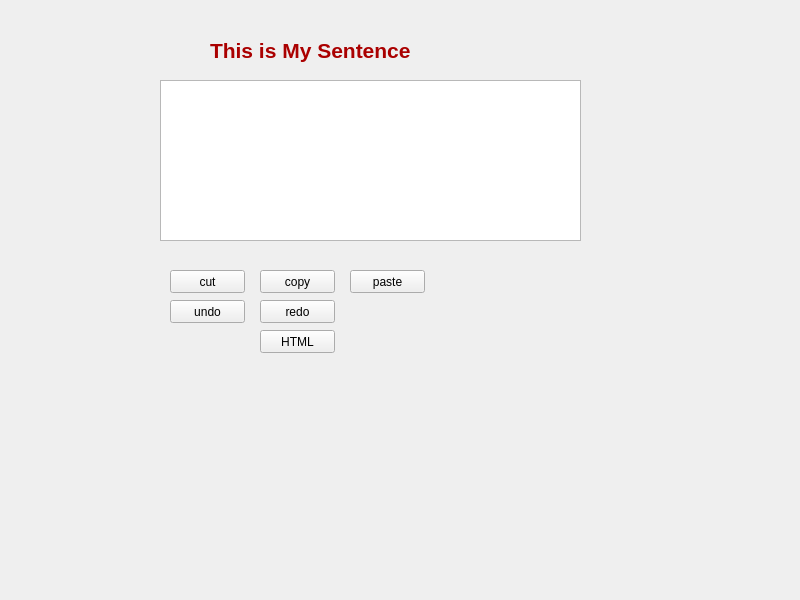
<?xml version="1.0" encoding="UTF-8"?>
<ui version="4.0">
 <class>Widget</class>
 <widget class="QWidget" name="Widget">
  <property name="geometry">
   <rect>
    <x>0</x>
    <y>0</y>
    <width>800</width>
    <height>600</height>
   </rect>
  </property>
  <property name="windowTitle">
   <string>Widget</string>
  </property>
  <widget class="QTextEdit" name="textEdit">
   <property name="geometry">
    <rect>
     <x>160</x>
     <y>80</y>
     <width>421</width>
     <height>161</height>
    </rect>
   </property>
  </widget>
  <widget class="QPushButton" name="pushButton">
   <property name="geometry">
    <rect>
     <x>170</x>
     <y>270</y>
     <width>75</width>
     <height>23</height>
    </rect>
   </property>
   <property name="text">
    <string>cut</string>
   </property>
  </widget>
  <widget class="QPushButton" name="pushButton_3">
   <property name="geometry">
    <rect>
     <x>350</x>
     <y>270</y>
     <width>75</width>
     <height>23</height>
    </rect>
   </property>
   <property name="text">
    <string>paste</string>
   </property>
  </widget>
  <widget class="QPushButton" name="pushButton_4">
   <property name="geometry">
    <rect>
     <x>170</x>
     <y>300</y>
     <width>75</width>
     <height>23</height>
    </rect>
   </property>
   <property name="text">
    <string>undo</string>
   </property>
  </widget>
  <widget class="QPushButton" name="pushButton_5">
   <property name="geometry">
    <rect>
     <x>260</x>
     <y>300</y>
     <width>75</width>
     <height>23</height>
    </rect>
   </property>
   <property name="text">
    <string>redo</string>
   </property>
  </widget>
  <widget class="QPushButton" name="pushButton_7">
   <property name="geometry">
    <rect>
     <x>260</x>
     <y>330</y>
     <width>75</width>
     <height>23</height>
    </rect>
   </property>
   <property name="text">
    <string>HTML</string>
   </property>
  </widget>
  <widget class="QLabel" name="label">
   <property name="geometry">
    <rect>
     <x>210</x>
     <y>35</y>
     <width>241</width>
     <height>31</height>
    </rect>
   </property>
   <property name="text">
    <string>&lt;html&gt;&lt;head/&gt;&lt;body&gt;&lt;p&gt;&lt;span style=&quot; font-size:16pt; font-weight:600; color:#aa0000;&quot;&gt;This is My Sentence&lt;/span&gt;&lt;/p&gt;&lt;/body&gt;&lt;/html&gt;</string>
   </property>
  </widget>
  <widget class="QPushButton" name="pushButton_2">
   <property name="geometry">
    <rect>
     <x>260</x>
     <y>270</y>
     <width>75</width>
     <height>23</height>
    </rect>
   </property>
   <property name="text">
    <string>copy</string>
   </property>
  </widget>
 </widget>
 <resources/>
 <connections/>
</ui>
